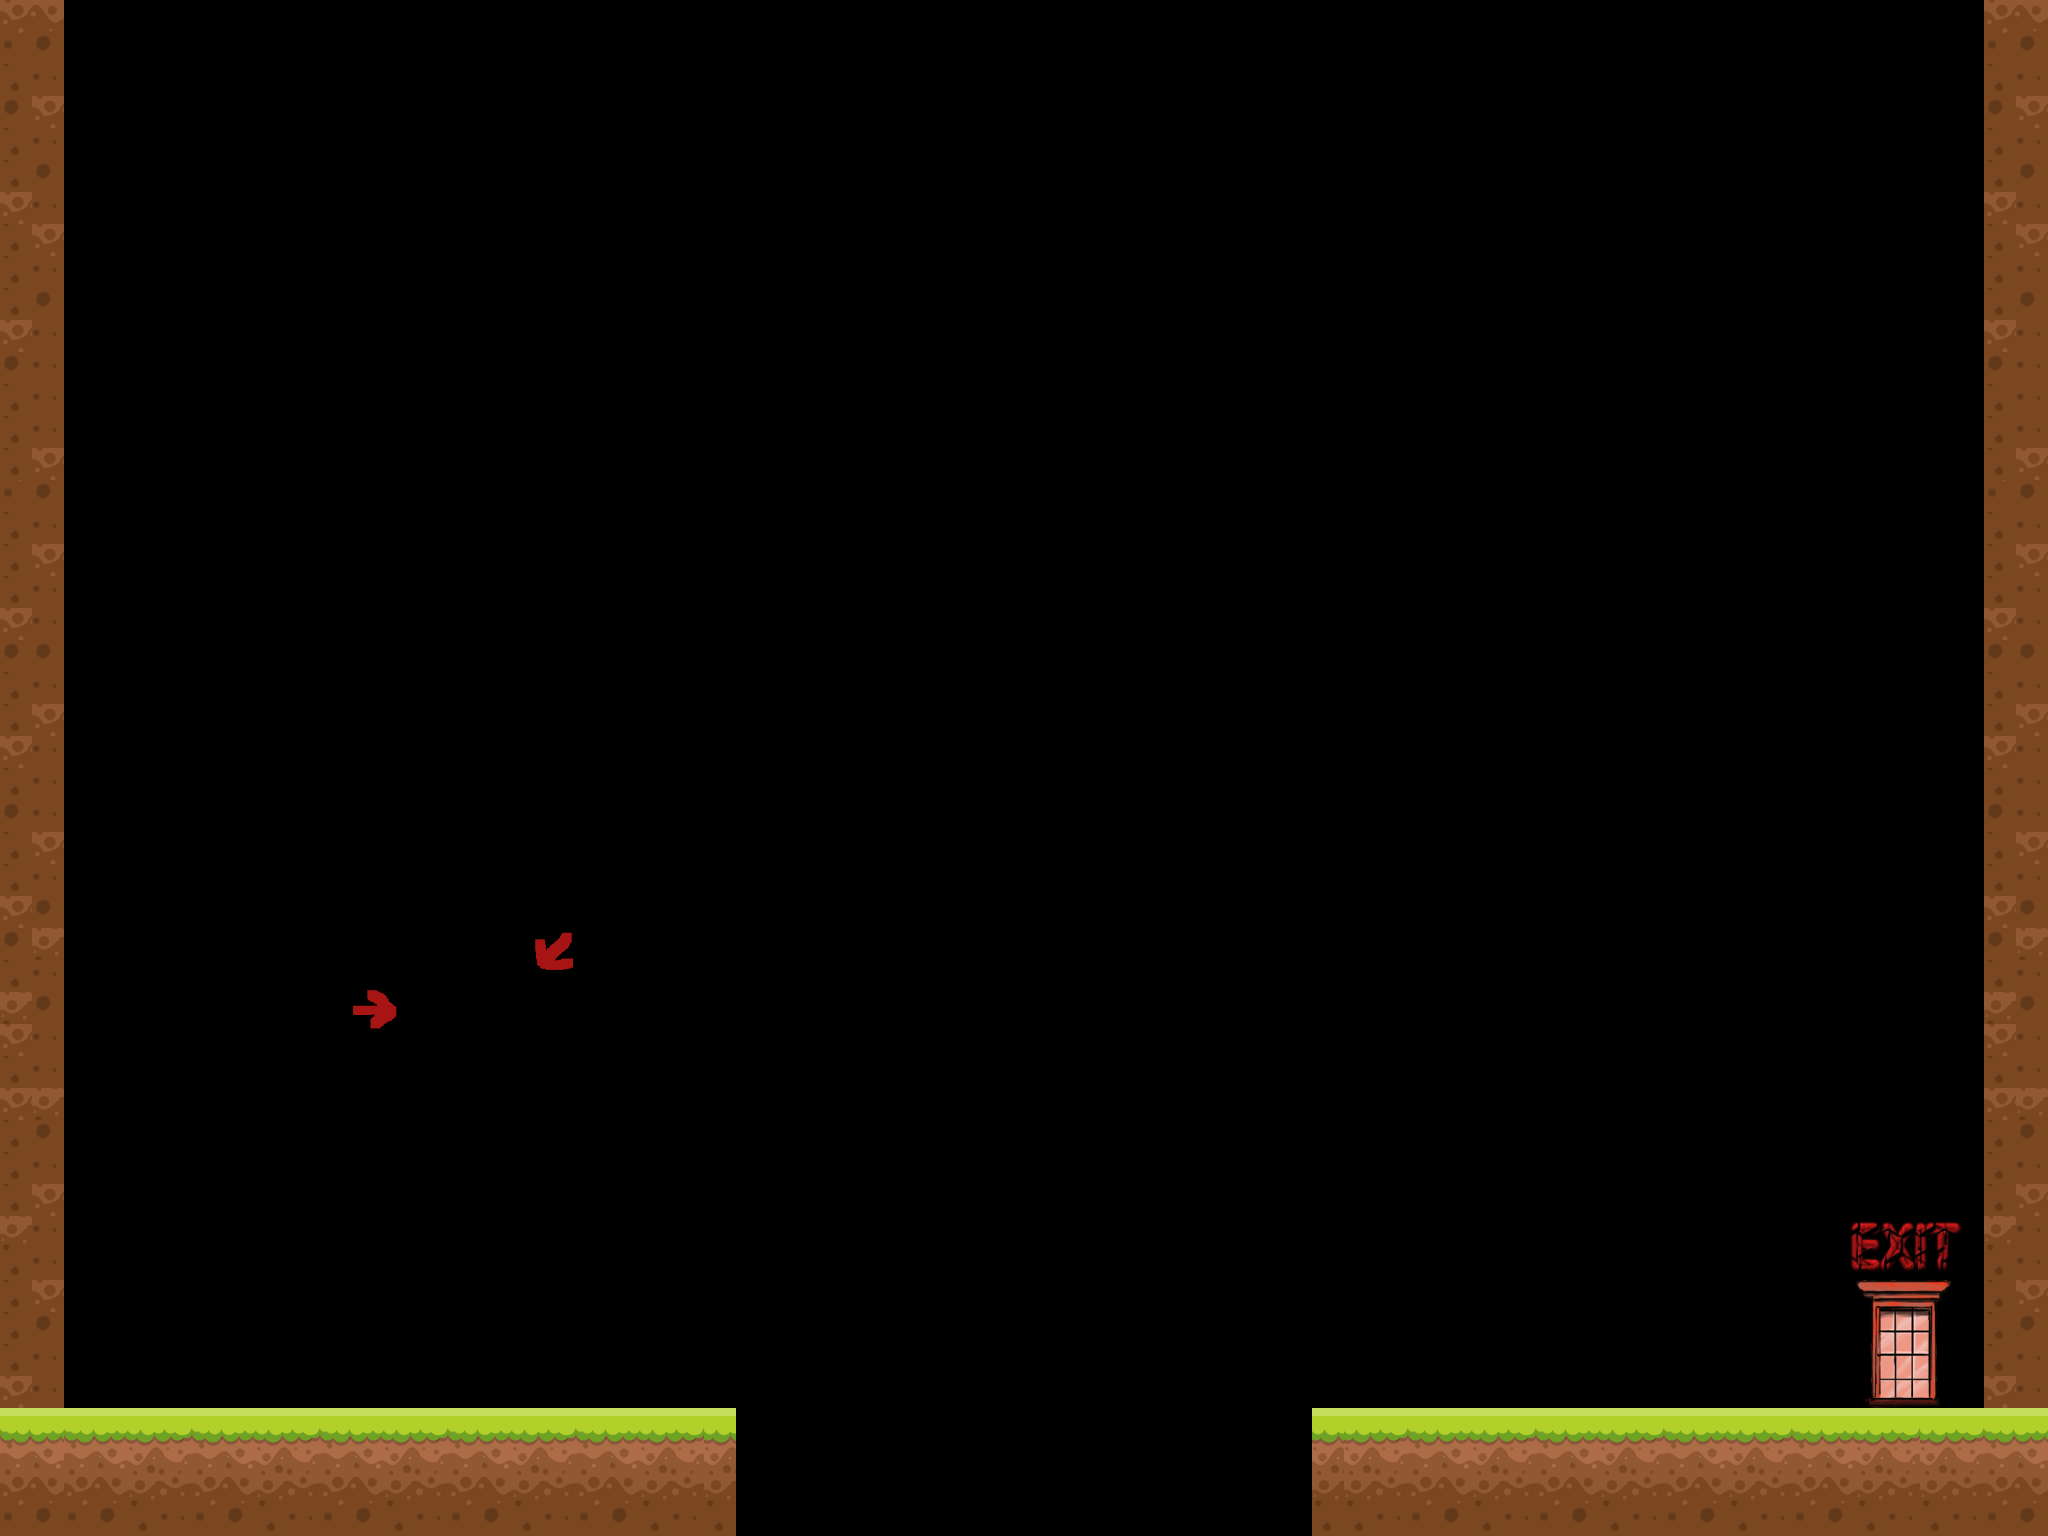

This game map was drawn from its Tiled (.tmx) file and the tilesets committed beside it. A one-line description and the trimmed map source follow:
An orthogonal 64x48 tile map with 32x32 px tiles, 3 tile layers (null, Tile Layer 1, foreground), 14 tilesets and 8 objects.

<map version="1.0" facingRight="orthogonal" renderorder="left-up" width="64" height="48" tilewidth="32" tileheight="32" nextobjectid="98">
 <tileset firstgid="1" name="terrain" tilewidth="32" tileheight="32" tilecount="16" columns="4">
  <image source="../Tiles/2.png" width="128" height="128" />
 </tileset>
 <tileset firstgid="17" name="terrain2" tilewidth="32" tileheight="32" tilecount="8" columns="4">
  <image source="../Tiles/13.png" width="128" height="93" />
 </tileset>
 <tileset firstgid="25" name="terrain3" tilewidth="32" tileheight="32" tilecount="8" columns="4">
  <image source="../Tiles/14.png" width="128" height="93" />
 </tileset>
 <tileset firstgid="33" name="terrain4" tilewidth="32" tileheight="32" tilecount="8" columns="4">
  <image source="../Tiles/15.png" width="128" height="93" />
 </tileset>
 <tileset firstgid="41" name="coins" tilewidth="64" tileheight="64" tilecount="64" columns="8">
  <image source="../../sprites/coinsheet.png" width="512" height="512" />
 </tileset>
 <tileset firstgid="105" name="exit" tilewidth="62" tileheight="64" tilecount="1" columns="1">
  <image source="../Object/Sign_2.png" width="62" height="64" />
 </tileset>
 <tileset firstgid="106" name="street-light" tilewidth="32" tileheight="32" tilecount="8" columns="2">
  <image source="../Object/street-light.png" width="64" height="128" />
 </tileset>
 <tileset firstgid="114" name="water" tilewidth="32" tileheight="32" tilecount="12" columns="4">
  <image source="../Tiles/17.png" width="128" height="99" />
 </tileset>
 <tileset firstgid="126" name="saw" tilewidth="96" tileheight="96" tilecount="1" columns="1">
  <image source="../Object/saw.png" width="96" height="96" />
 </tileset>
 <tileset firstgid="127" name="life item" tilewidth="40" tileheight="39" tilecount="1" columns="1">
  <image source="../Object/life.png" width="40" height="39" />
 </tileset>
 <tileset firstgid="128" name="rocks" tilewidth="90" tileheight="54" tilecount="1" columns="1">
  <image source="../Object/Stone.png" width="90" height="54" />
 </tileset>
 <tileset firstgid="129" name="exit sign" tilewidth="32" tileheight="32" tilecount="20" columns="5">
  <image source="../exit-sign.png" width="160" height="128" />
 </tileset>
 <tileset firstgid="149" name="window exit" tilewidth="32" tileheight="32" tilecount="12" columns="3">
  <image source="../Building 1/Window.png" width="96" height="128" />
 </tileset>
 <tileset firstgid="161" name="gamepad" tilewidth="32" tileheight="32" tilecount="70" columns="10">
  <image source="../../HUD/gamepad.png" width="320" height="224" />
 </tileset>
 <imagelayer name="Background Image" offsetx="0" offsety="-320">
  <image source="../Sky/Sky 1 v2.jpg" width="6051" height="2371" />
 </imagelayer>
 <objectgroup name="saw" />
 <layer name="null" width="64" height="48">
  <data>[3072 cells, 0 non-empty, 0 distinct tile ids]</data>
 </layer>
 <layer name="Tile Layer 1" width="64" height="48">
  <data>[3072 cells, 452 non-empty, 108 distinct tile ids]</data>
 </layer>
 <objectgroup name="collision">
  <object id="82" x="1312" y="1408" width="736" height="128" />
  <object id="83" x="1984" y="0" width="64" height="1536" />
  <object id="84" x="0" y="1408" width="736" height="128" />
  <object id="85" x="0" y="0" width="64" height="1536" />
 </objectgroup>
 <objectgroup name="coins">
  <object id="94" gid="73" x="864" y="1248" width="64" height="64" />
  <object id="95" gid="73" x="992" y="1216" width="64" height="64" />
  <object id="96" gid="73" x="1120" y="1248" width="64" height="64" />
 </objectgroup>
 <objectgroup name="exit">
  <object id="81" x="1888" y="1312" width="32" height="96" />
 </objectgroup>
 <objectgroup name="life item" />
 <objectgroup name="key" />
 <layer name="foreground" width="64" height="48">
  <data>[3072 cells, 0 non-empty, 0 distinct tile ids]</data>
 </layer>
 <objectgroup name="falling platform" />
</map>
